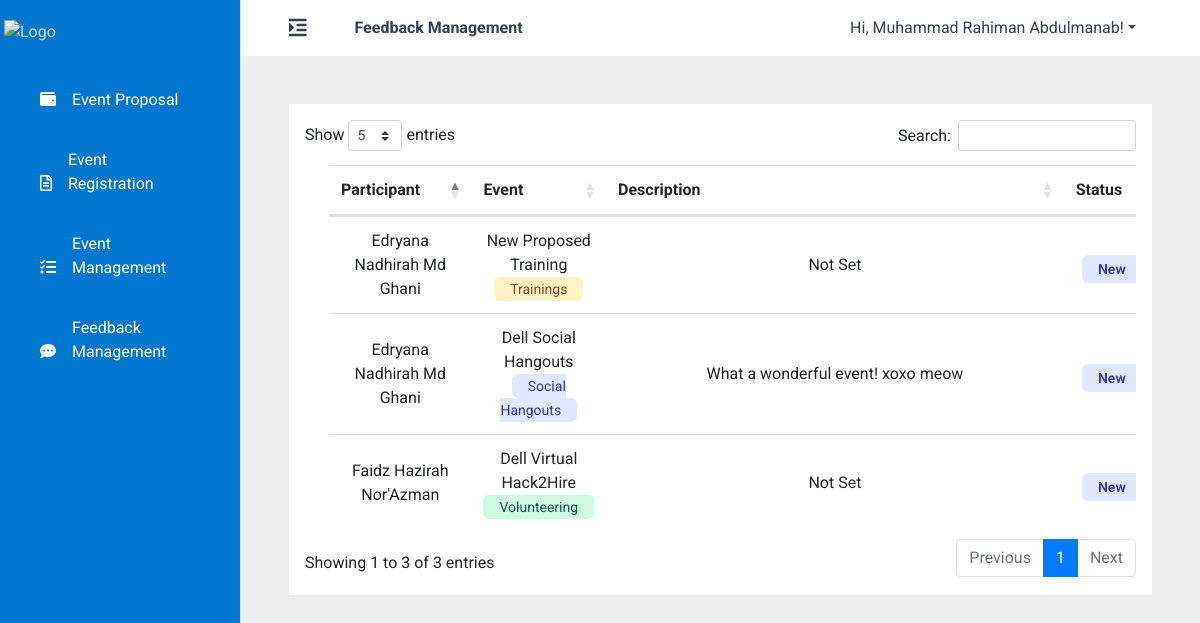
The app's page /app/pm/feedback_management (signed in), older data.
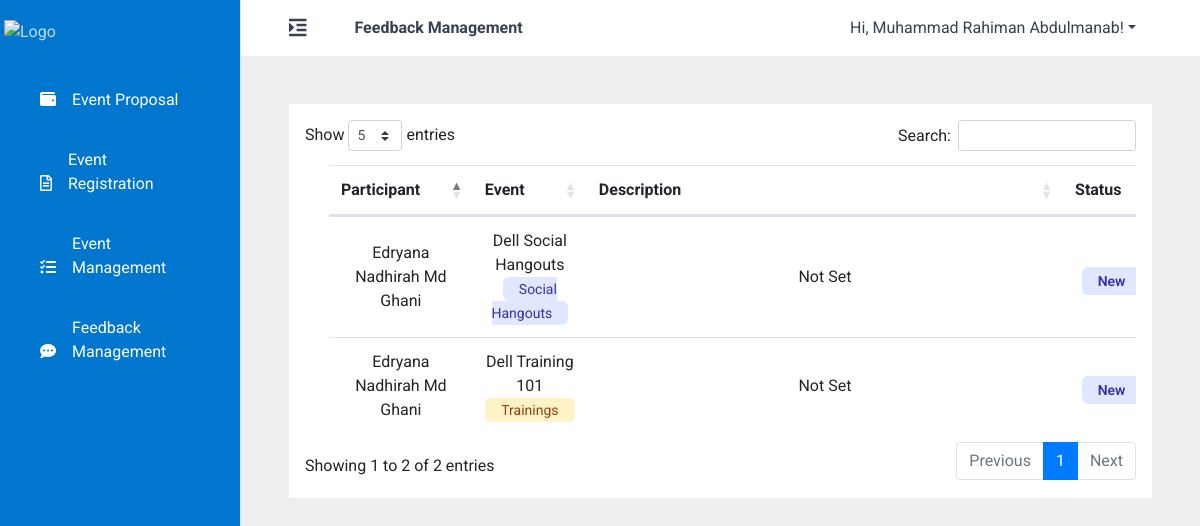
The same page, newer data.
### account/models.py (models this page shows, shortened)
class Account(AbstractBaseUser, PermissionsMixin):
    username = None
    email = models.EmailField(max_length=60, unique=True)
    first_name = models.CharField(max_length=200, default="Not Set")
    last_name = models.CharField(max_length=200, default="Not Set")
    full_name = models.CharField(max_length=200, default="Not Set")
    phone_number = models.CharField(max_length=20, default="Not Set")
    department = models.ForeignKey("account.Department", on_delete=models.CASCADE)
    position = models.CharField(max_length=200, default="Not Set")
    role = models.ForeignKey("account.Role", on_delete=models.CASCADE)
    date_joined = models.DateTimeField(auto_now_add=True)
    last_login = models.DateTimeField(auto_now=True)
    is_active = models.BooleanField(default=True)
    is_staff = models.BooleanField(default=False)
    is_superuser = models.BooleanField(default=False)
    USERNAME_FIELD = 'email'
    REQUIRED_FIELDS = ['first_name', 'last_name', 'role', 'position', 'department']
    objects = AccountManager()

### main/models.py (models this page shows, shortened)
class FeedbackPT(models.Model):
    participant_fk = models.ForeignKey(
        settings.AUTH_USER_MODEL,
        on_delete=models.CASCADE,
        related_name='participants'
    )
    event_fk = models.ForeignKey(
        'main.Event',
        on_delete=models.CASCADE
    )
    status_fk = models.ForeignKey(
        'main.Status',
        on_delete=models.CASCADE
    )
    description = models.TextField(max_length=1000, default='Not Set')

class Event(models.Model):
    name = models.CharField(max_length=100)
    category = models.ForeignKey(
        'main.Category',
        on_delete=models.CASCADE
    )
    start_datetime = models.DateTimeField(null=True, blank=True)
    end_datetime = models.DateTimeField(null=True, blank=True)
    reg_due_datetime = models.DateTimeField(null=True, blank=True)
    virtual = models.BooleanField(default=False)
    description = models.TextField(max_length=1000)
    venue_platform = models.CharField(max_length=100, default='Not Set')
    prog_mgr = models.ManyToManyField(settings.AUTH_USER_MODEL, related_name="prog_mgr")
    comm_lead = models.ManyToManyField(settings.AUTH_USER_MODEL)
    speaker = models.CharField(max_length=100, default='Not Set')
    status_fk = models.ForeignKey(
        'main.Status',
        on_delete=models.CASCADE,
        default=''
    )
    img_url = models.CharField(max_length=5000)

class Category(models.Model):
    name = models.CharField(max_length=50)

### account/decorators.py (the view)
		def wrapper_func(request, *args, **kwargs):
			if not request.user.is_authenticated:
				return redirect('unavailable_page')
			else:
				flag = False
				for i in range(len(allowed_role)):
					if request.user.role.role_name == allowed_role[i]:
						flag = True
				if (flag):
					return view_func(request, *args, **kwargs)
				else:
					return redirect('unavailable_page')

### main/views.py (called while the page is built)
@allowed_users(allowed_role=['Program Manager'])
@login_required(login_url='login')
def pm_event_feedback(request):
    if request.method == 'POST':
        print()
    else:
        context = {
            'fb_list': FeedbackPT.objects.all()
        }
        return render(request, 'pm_event_feedback.html', context)

### main/templates/pm_event_feedback.html (shortened to what this page needs)
{% extends "admin_base.html" %}
{% load static %}
    {% block page-title %}
    <h2>Feedback Management</h2>
    {% endblock %}
    {% block body %}
    <section class="m-5 bg-white p-3">
            <table id="pm-feedback-table" class="table m-6 divide-y divide-gray-200 align-middle" style="width:100%;">
                <thead>
                    <tr>
                        <th>Participant</th>
                        <th>Event</th>
                        <th>Description</th>
                        <th>Status</th>
                    </tr>
                </thead>
                <tbody class="text-center">
                    {% for fb in fb_list %}
                    <tr>
                        <td>{{ fb.participant_fk.full_name }}</td>
                        <td>
                            <div>
                                {{ fb.event_fk.name }}
                            </div>
                            {% if fb.event_fk.category.name == 'Trainings' %}
                            <span class="text-sm rounded-md bg-yellow-100 text-yellow-800 px-3 py-1">
                                {{ fb.event_fk.category.name }}
                            </span>
                            {% elif fb.event_fk.category.name == 'Social Hangouts' %}
                            <span class="text-sm rounded-md bg-indigo-100 text-indigo-800 px-3 py-1">
                                {{ fb.event_fk.category.name }}
                            </span>
                            {% elif fb.event_fk.category.name == 'Volunteering' %}
                            <span class="text-sm rounded-md bg-green-100 text-green-800 px-3 py-1">
                                {{ fb.event_fk.category.name }}
                            </span>
                            {% elif fb.event_fk.category.name == 'Summits' %}
                            <span class="text-sm rounded-md bg-red-100 text-red-800 px-3 py-1">
                                {{ fb.event_fk.name.category.name }}
                            </span>
                            {% endif %}
                        </td>
                        <td>{{ fb.description }}</td>
                        <td>
                            {% if fb.event_fk.name.status_fk.name == 'Completed' %}
                            <span
                                class="mt-2 text-sm px-2 inline-flex font-semibold rounded-md bg-green-100 text-green-800 px-3 py-1">Completed</span>
                            {% else %}
                            <span
                                class="mt-2 text-sm px-2 inline-flex font-semibold rounded-md bg-indigo-100 text-indigo-800 px-3 py-1">New</span>
                            {% endif %}
                        </td>
                    </tr>
                    {% endfor %}
                </tbody>
            </table>
    </section>
    {% endblock %}

### templates/admin_base.html (shortened to what this page needs)
<!DOCTYPE html>
<html lang="en">
<head>
    {% load static %}
    <link rel="stylesheet" href="https://stackpath.bootstrapcdn.com/bootstrap/4.5.2/css/bootstrap.min.css"
>
    <link rel="stylesheet"
        href="https://cdn.jsdelivr.net/npm/bootstrap-select@1.13.14/dist/css/bootstrap-select.min.css">
    <link href="https://unpkg.com/tailwindcss@^2/dist/tailwind.min.css" rel="stylesheet">
    <link rel="stylesheet" href="https://cdnjs.cloudflare.com/ajax/libs/font-awesome/5.14.0/css/all.min.css"
 />
    <link rel="stylesheet" type="text/css" href="https://cdn.datatables.net/1.10.21/css/dataTables.bootstrap4.min.css">
    <link rel='stylesheet' type="text/css" href="{% static 'css/base.css' %}">
</head>
<body>
    <div class="d-flex" id="wrapper">
        {% include 'sidebar.html' %}
        <div id="page-content-wrapper">
            <div class="text-gray-700 bg-white">
                <div class="mx-5">
                    <div class="py-2 flex flex-row items-center">
                        <a href="" title="Toggle Sidebar" class="text-xl" id="menu-toggle"><i class="fas fa-indent"></i></a>
                        <span class="mx-5 font-bold">
                            {% block page-title %}
                            {% endblock %}
                        </span>
                        {% if user.is_authenticated %}
                        <ul class="nav navbar-nav navbar-right ml-auto justify-content-end">
                            <li class="nav-item dropdown">
                                <a href="#" data-toggle="dropdown" class="nav-link dropdown-toggle user-action mx-3">Hi,
                                    {{ request.user.full_name }}!<b class="caret"></b></a>
                            </li>
                        </ul>
                        {% else %}
                        <div class="text-center">
                            <a href="{% url 'login' %}" class="btn btn-primary hover:bg-blue-900" role="button">Log
                                In</a>
                        </div>
                        {% endif %}
                    </div>
                </div>
            </div>
            <div class="content">
                {% block body %}
                {% endblock %}
            </div>
        </div>
    </div>
</body>
</html>

### templates/sidebar.html (shortened to what this page needs)
{% load static %}
<div class="bg-blue-dell border-right pt-3" id="sidebar-wrapper">
    <a href="{% url 'home' %}" class="block py-1 md:py-3 pl-1 align-middle text-blue-200 no-underline hover:text-white">
        <img class="h-6" src="https://tbcdn.talentbrew.com/company/375/v2_0/img/logo-dell-technologies.svg"
            alt="Logo">
    </a>
    <div class="list-group list-group-flush p-4">
        {% if request.user.role.role_name == 'Program Manager'%}
        <a href="{% url 'pm_event_proposal' %}" class="block p-3 align-middle text-white no-underline hover:text-blue-200">
            <i class="fa fa-wallet pr-3 md:pr-3"></i><span
                class="pb-1 md:pb-0 text-xs md:text-base block inline-block"> Event Proposal</span>
        </a>
        <a href="{% url 'pm_event_reg' %}" class="block p-3 align-middle text-white no-underline hover:text-blue-200">
            <i class="far fa-file-alt pr-3 md:pr-3"></i><span
                class="pb-1 md:pb-0 text-xs md:text-base block inline-block"> Event <br>Registration</span>
        </a>
        <a href="{% url 'pm_event_mngt' %}" class="block p-3 align-middle text-white no-underline hover:text-blue-500">
            <i class="fas fa-tasks pr-3 md:pr-3"></i><span
                class="pb-1 md:pb-0 text-xs md:text-base block inline-block"> Event <br>Management</span>
        </a>
        <a href="{% url 'pm_event_feedback' %}" class="block p-3 align-middle text-white no-underline hover:text-blue-500">
            <i class="fas fa-comment-dots pr-3 md:pr-3"></i><span
                class="pb-1 md:pb-0 text-xs md:text-base block inline-block"> Feedback <br>Management</span>
        </a>
        {% endif %}
    </div>
</div>

### main/static/css/base.css (style rules this page uses)
* { box-sizing: border-box; font-family: "Roboto", sans-serif; }
html { scroll-behavior: smooth; }
body { background-color: #eee; box-sizing: border-box; margin: 0; padding: 0; border: 0; overflow-x: hidden; }
img { vertical-align: middle; border-style: none; margin-left: auto; margin-right: auto; }
th { text-align: center; }
.table td, .table th { vertical-align: middle; }
.bg-blue-dell { background-color: #0076ce; }
#wrapper { overflow-x: hidden; }
#sidebar-wrapper { min-height: 100vh; margin-left: -15rem; -webkit-transition: margin .25s ease-out; -moz-transition: margin .25s ease-out; -o-transition: margin .25s ease-out; transition: margin .25s ease-out; }
#sidebar-wrapper .list-group { width: 15rem; }
#page-content-wrapper { min-width: 100vw; }
@media (min-width: 768px) { #sidebar-wrapper { margin-left: 0; } }
@media (min-width: 768px) { #page-content-wrapper { min-width: 0; width: 100%; } }

Row changes from the older to the newer data that the page shows:
removed FeedbackPT: participant_fk.full_name "Edryana Nadhirah Md Ghani", event_fk.name "New Proposed Training", event_fk.category.name "Trainings", description "Not Set"
removed FeedbackPT: participant_fk.full_name "Edryana Nadhirah Md Ghani", event_fk.name "Dell Social Hangouts", event_fk.category.name "Social Hangouts", description "What a wonderful event! xoxo meow", shows "New"
removed FeedbackPT: participant_fk.full_name "Faidz Hazirah Nor'Azman", event_fk.name "Dell Virtual Hack2Hire", event_fk.category.name "Volunteering", description "Not Set", shows "New"
added FeedbackPT: participant_fk.full_name "Edryana Nadhirah Md Ghani", event_fk.name "Dell Social Hangouts", event_fk.category.name "Social Hangouts", description "Not Set", shows "New"
added FeedbackPT: participant_fk.full_name "Edryana Nadhirah Md Ghani", event_fk.name "Dell Training 101", event_fk.category.name "Trainings", description "Not Set", shows "New"
Text that changed along with them:
text written by a page script: "Show entries Search: Showing 1 to 3 of 3 entries Previous 1 Next" → "Show entries Search: Showing 1 to 2 of 2 entries Previous 1 Next"
